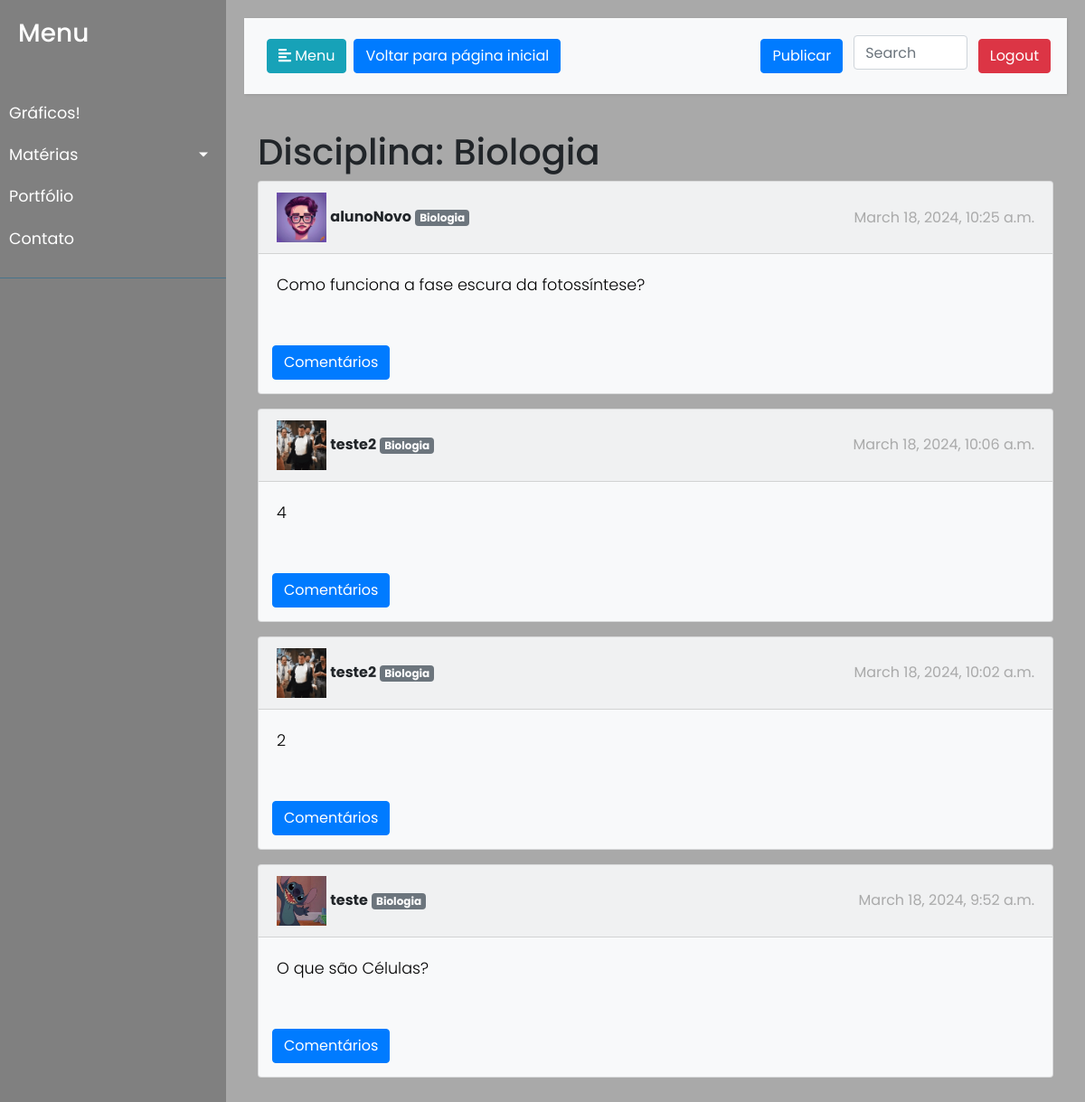
The app's page /auth/disciplina/Biologia/, older data.
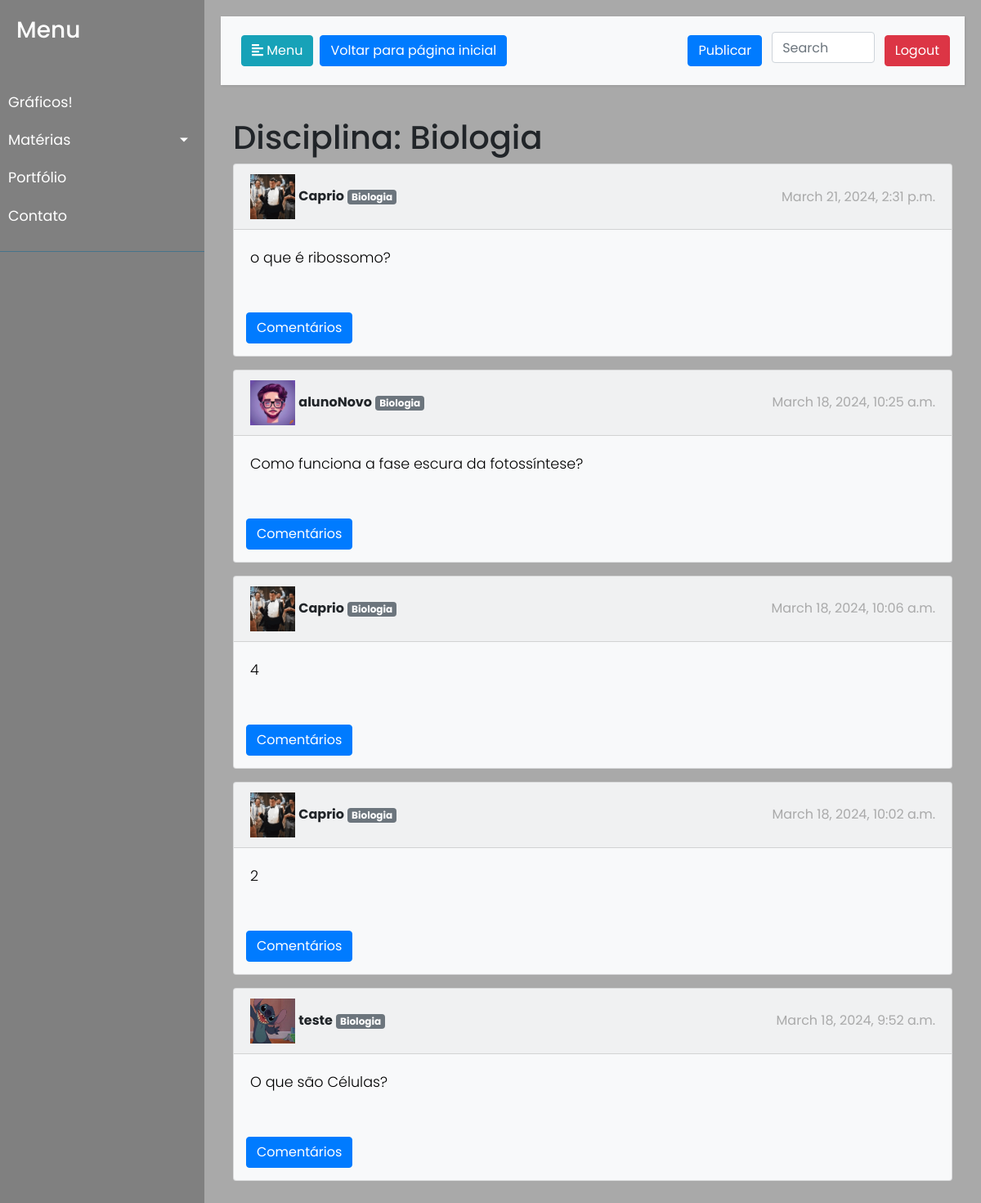
The same page, newer data.
### usuarios/models.py (models this page shows, shortened)
class Post(models.Model):
    author = models.ForeignKey(User, on_delete=models.CASCADE, related_name='posts')
    content = models.TextField()
    date = models.DateTimeField(default=timezone.now)
    disciplinas = models.ManyToManyField(Disciplina, related_name='posts')

class Pessoa(models.Model):
    user = models.OneToOneField(User, on_delete=models.CASCADE)
    foto_perfil = models.ImageField(upload_to='perfil/', default='usuarios/static/ppic.png')
    qualificacao = models.CharField(max_length=50)
    semestre = models.IntegerField(null=True, blank=True)
    email = models.EmailField(max_length=254, blank=True, null=True)  # Adicione esta linha para o e-mail

class Disciplina(models.Model):
    nome = models.CharField(max_length=100)

### usuarios/views.py (the view)
# urls.py: path('disciplina/<str:nome_disciplina>/', views.filtrar_disciplina, name='filtrar_disciplina'),
def filtrar_disciplina(request, nome_disciplina):
    disciplina = get_object_or_404(Disciplina, nome=nome_disciplina)
    disciplinas = Disciplina.objects.all()  # Obtém as disciplinas
    posts = Post.objects.filter(disciplinas=disciplina).order_by('-date')
    context = {
        'posts': posts,
        'nome_disciplina': nome_disciplina,
        'disciplinas': disciplinas,
    }
    return render(request, 'filtrado.html', context)

### usuarios/templates/filtrado.html (shortened to what this page needs)
{% load static %}
<!DOCTYPE html>
<html>
<head>
<link rel="stylesheet" href="https://stackpath.bootstrapcdn.com/bootstrap/4.1.0/css/bootstrap.min.css" >
<link rel='stylesheet' href='https://stackpath.bootstrapcdn.com/bootstrap/4.1.0/css/bootstrap.min.css'>
</head>
<body>
    <div class="wrapper">
        <nav id="sidebar">
            <div class="sidebar-header">
                <h3>Menu</h3>
            </div>
            <ul class="list-unstyled components">
                <li class="active">
                <li>
                    <a href="{% url 'auth:feed2'%}">Gráficos!</a>
                </li>
                <li>
                    <a href="#disciplinasSubmenu" data-toggle="collapse" aria-expanded="false" class="dropdown-toggle">Matérias</a>
                </li>
                <li>
                    <a href="#">Portfólio</a>
                </li>
                <li>
                    <a href="#">Contato</a>
                </li>
            </ul>
        </nav>
        <div id="content">
            <nav class="navbar navbar-expand-lg navbar-light bg-light">
                <div class="container-fluid">
                    <button type="button" id="sidebarCollapse" class="btn btn-info">
                        <i class="fas fa-align-left"></i>
                        <span>Menu</span>
                    </button>
                    <a href="{% url 'auth:feed2'%}" class="btn btn-primary m-2">Voltar para página inicial</a>
                </div>
                <form class="d-flex" action="{% url 'feed' %}" method="GET">
                    <a href="{% url 'auth:publicate' %}" class="btn btn-primary m-2">Publicar</a>
                    <input class="form-control m-1 search-bar" type="search" placeholder="Search" aria-label="Search" name="pesquisa">
                    <a href="/auth/logout" class="btn btn-danger m-2">Logout</a>
                </form>
            </nav>
            <main class="container">
                <h1>Disciplina: {{ nome_disciplina }}</h1>
                {% for post in posts %}
                <div class="card bg-light mb-3">
                    <div class="card-header d-flex justify-content-between align-items-center">
                        <span>
                            <img src="{% if post.author.pessoa.foto_perfil %}{{ post.author.pessoa.foto_perfil.url }}{% else %}{% static 'usuarios/static/ppic.png' %}{% endif %}" alt="Foto de perfil" width="55px">
                            <strong>{{ post.author }}</strong>
                            {% for disciplina in post.disciplinas.all %}
                                <span class="badge badge-secondary">{{ disciplina.nome }}</span>
                            {% endfor %}
                        </span>
                        <span style="color: #808080a1">{{ post.date }}</span>
                    </div>
                    <div class="card-body">
                        <p class="card-text" style="text-align: justify;">{{ post.content }}</p>
                    </div>
                    <div class="row mt-3">
                        <div class="col">
                            <a href="{% url 'auth:exibir_respostas' post.id %}" class="btn btn-primary" style="margin:15px">Comentários</a>
                        </div>
                    </div>
                </div>
                {% endfor %}
            </main>
    </div>
</body>
</html>

Row changes from the older to the newer data that the page shows:
added Post: author.foto_perfil (picture), author "Caprio", date "March 21, 2024, 2:31 p.m.", content "o que é ribossomo?", Disciplina (nome "Biologia")
changed through a linked row, Post "March 18, 2024, 10:06 a.m.": author "teste2" → "Caprio"
changed through a linked row, Post "March 18, 2024, 10:02 a.m.": author "teste2" → "Caprio"
